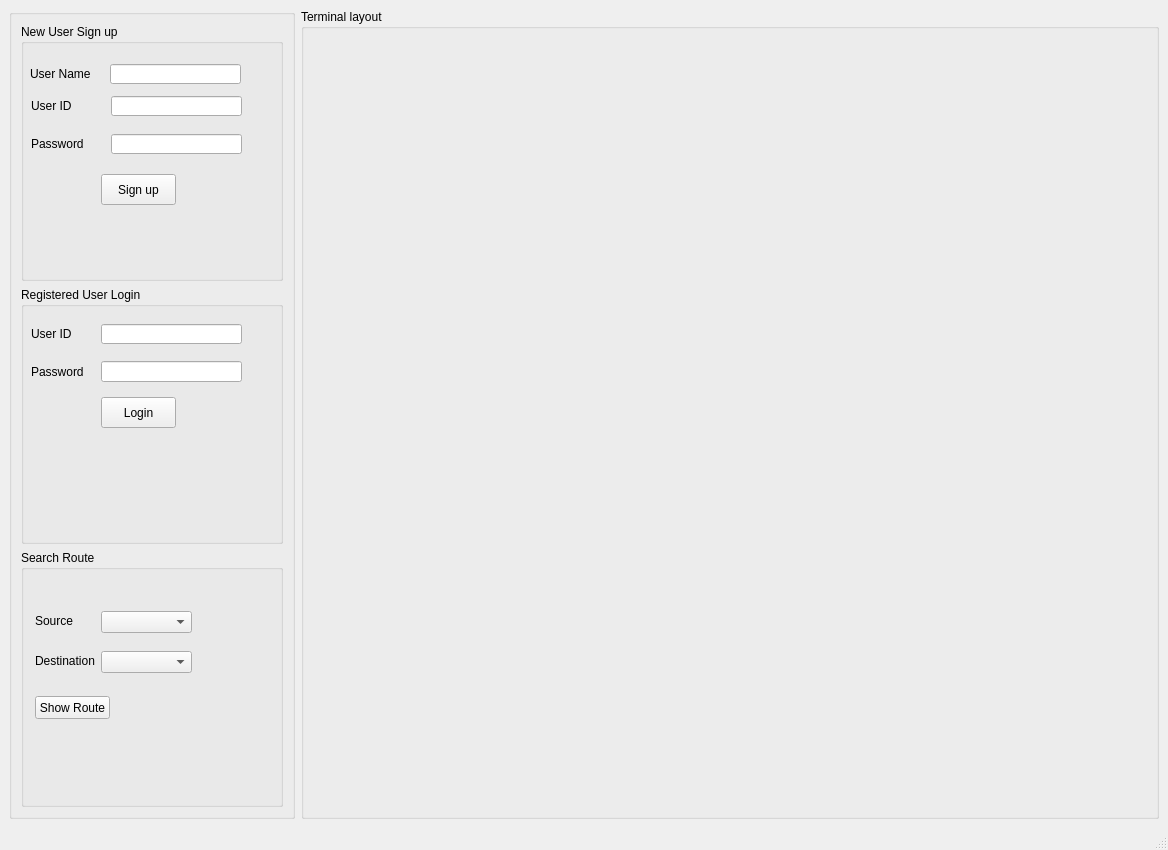
<?xml version="1.0" encoding="UTF-8"?>
<ui version="4.0">
 <class>MainWindow</class>
 <widget class="QMainWindow" name="MainWindow">
  <property name="geometry">
   <rect>
    <x>0</x>
    <y>0</y>
    <width>1168</width>
    <height>850</height>
   </rect>
  </property>
  <property name="windowTitle">
   <string>MainWindow</string>
  </property>
  <widget class="QWidget" name="centralwidget">
   <layout class="QGridLayout" name="gridLayout">
    <item row="0" column="0">
     <layout class="QHBoxLayout" name="grid" stretch="1,3">
      <item>
       <widget class="QGroupBox" name="groupBox_2">
        <property name="title">
         <string/>
        </property>
        <layout class="QGridLayout" name="gridLayout_2" rowstretch="0">
         <property name="sizeConstraint">
          <enum>QLayout::SetDefaultConstraint</enum>
         </property>
         <item row="0" column="0">
          <layout class="QVBoxLayout" name="verticalLayout_2">
           <item>
            <widget class="QGroupBox" name="groupBox_5">
             <property name="title">
              <string>New User Sign up</string>
             </property>
             <widget class="QLabel" name="label_7">
              <property name="geometry">
               <rect>
                <x>10</x>
                <y>74</y>
                <width>41</width>
                <height>16</height>
               </rect>
              </property>
              <property name="text">
               <string>&lt;html&gt;&lt;head/&gt;&lt;body&gt;&lt;p&gt;User ID&lt;/p&gt;&lt;/body&gt;&lt;/html&gt;</string>
              </property>
             </widget>
             <widget class="QLineEdit" name="new_pwd_inp">
              <property name="geometry">
               <rect>
                <x>90</x>
                <y>110</y>
                <width>131</width>
                <height>20</height>
               </rect>
              </property>
              <property name="text">
               <string/>
              </property>
             </widget>
             <widget class="QLineEdit" name="new_userid_inp">
              <property name="geometry">
               <rect>
                <x>90</x>
                <y>72</y>
                <width>131</width>
                <height>20</height>
               </rect>
              </property>
              <property name="text">
               <string/>
              </property>
             </widget>
             <widget class="QLabel" name="label_8">
              <property name="geometry">
               <rect>
                <x>10</x>
                <y>112</y>
                <width>61</width>
                <height>16</height>
               </rect>
              </property>
              <property name="text">
               <string>&lt;html&gt;&lt;head/&gt;&lt;body&gt;&lt;p&gt;Password&lt;/p&gt;&lt;/body&gt;&lt;/html&gt;</string>
              </property>
             </widget>
             <widget class="QPushButton" name="signup_button">
              <property name="geometry">
               <rect>
                <x>80</x>
                <y>150</y>
                <width>75</width>
                <height>31</height>
               </rect>
              </property>
              <property name="text">
               <string>Sign up</string>
              </property>
             </widget>
             <widget class="QLabel" name="label_9">
              <property name="geometry">
               <rect>
                <x>9</x>
                <y>42</y>
                <width>71</width>
                <height>16</height>
               </rect>
              </property>
              <property name="text">
               <string>&lt;html&gt;&lt;head/&gt;&lt;body&gt;&lt;p&gt;User Name&lt;/p&gt;&lt;/body&gt;&lt;/html&gt;</string>
              </property>
             </widget>
             <widget class="QLineEdit" name="user_name_inp">
              <property name="geometry">
               <rect>
                <x>89</x>
                <y>40</y>
                <width>131</width>
                <height>20</height>
               </rect>
              </property>
              <property name="text">
               <string/>
              </property>
             </widget>
            </widget>
           </item>
           <item>
            <widget class="QGroupBox" name="groupBox_4">
             <property name="title">
              <string>Registered User Login</string>
             </property>
             <widget class="QLabel" name="label">
              <property name="geometry">
               <rect>
                <x>10</x>
                <y>39</y>
                <width>41</width>
                <height>16</height>
               </rect>
              </property>
              <property name="text">
               <string>&lt;html&gt;&lt;head/&gt;&lt;body&gt;&lt;p&gt;User ID&lt;/p&gt;&lt;/body&gt;&lt;/html&gt;</string>
              </property>
             </widget>
             <widget class="QLineEdit" name="pwd_inp">
              <property name="geometry">
               <rect>
                <x>80</x>
                <y>74</y>
                <width>141</width>
                <height>21</height>
               </rect>
              </property>
              <property name="text">
               <string/>
              </property>
             </widget>
             <widget class="QLineEdit" name="user_id_inp">
              <property name="geometry">
               <rect>
                <x>80</x>
                <y>37</y>
                <width>141</width>
                <height>20</height>
               </rect>
              </property>
              <property name="text">
               <string/>
              </property>
             </widget>
             <widget class="QLabel" name="label_3">
              <property name="geometry">
               <rect>
                <x>10</x>
                <y>77</y>
                <width>61</width>
                <height>16</height>
               </rect>
              </property>
              <property name="text">
               <string>&lt;html&gt;&lt;head/&gt;&lt;body&gt;&lt;p&gt;Password&lt;/p&gt;&lt;/body&gt;&lt;/html&gt;</string>
              </property>
             </widget>
             <widget class="QPushButton" name="login_button">
              <property name="geometry">
               <rect>
                <x>80</x>
                <y>110</y>
                <width>75</width>
                <height>31</height>
               </rect>
              </property>
              <property name="text">
               <string>Login</string>
              </property>
             </widget>
             <widget class="QLabel" name="status_label">
              <property name="geometry">
               <rect>
                <x>20</x>
                <y>170</y>
                <width>211</width>
                <height>20</height>
               </rect>
              </property>
              <property name="text">
               <string/>
              </property>
             </widget>
            </widget>
           </item>
           <item>
            <widget class="QGroupBox" name="groupBox_3">
             <property name="title">
              <string>Search Route</string>
             </property>
             <widget class="QLabel" name="label_2">
              <property name="geometry">
               <rect>
                <x>14</x>
                <y>101</y>
                <width>71</width>
                <height>20</height>
               </rect>
              </property>
              <property name="text">
               <string>&lt;html&gt;&lt;head/&gt;&lt;body&gt;&lt;p&gt;Destination&lt;/p&gt;&lt;/body&gt;&lt;/html&gt;</string>
              </property>
             </widget>
             <widget class="QPushButton" name="search_button">
              <property name="geometry">
               <rect>
                <x>14</x>
                <y>146</y>
                <width>75</width>
                <height>23</height>
               </rect>
              </property>
              <property name="text">
               <string>Show Route</string>
              </property>
             </widget>
             <widget class="QLabel" name="label_4">
              <property name="geometry">
               <rect>
                <x>14</x>
                <y>64</y>
                <width>47</width>
                <height>13</height>
               </rect>
              </property>
              <property name="text">
               <string>&lt;html&gt;&lt;head/&gt;&lt;body&gt;&lt;p&gt;Source&lt;/p&gt;&lt;/body&gt;&lt;/html&gt;</string>
              </property>
             </widget>
             <widget class="QComboBox" name="source_dropdn">
              <property name="geometry">
               <rect>
                <x>80</x>
                <y>61</y>
                <width>91</width>
                <height>22</height>
               </rect>
              </property>
              <item>
               <property name="text">
                <string/>
               </property>
              </item>
             </widget>
             <widget class="QComboBox" name="dest_dropdn">
              <property name="geometry">
               <rect>
                <x>80</x>
                <y>101</y>
                <width>91</width>
                <height>22</height>
               </rect>
              </property>
             </widget>
            </widget>
           </item>
          </layout>
         </item>
        </layout>
       </widget>
      </item>
      <item>
       <widget class="QGroupBox" name="groupBox">
        <property name="title">
         <string>Terminal layout</string>
        </property>
        <layout class="QGridLayout" name="gridLayout_4">
         <item row="0" column="0">
          <layout class="QGridLayout" name="map_layout"/>
         </item>
        </layout>
       </widget>
      </item>
     </layout>
    </item>
   </layout>
  </widget>
  <widget class="QMenuBar" name="menubar">
   <property name="geometry">
    <rect>
     <x>0</x>
     <y>0</y>
     <width>1168</width>
     <height>26</height>
    </rect>
   </property>
  </widget>
  <widget class="QStatusBar" name="statusbar"/>
 </widget>
 <resources/>
 <connections/>
</ui>
